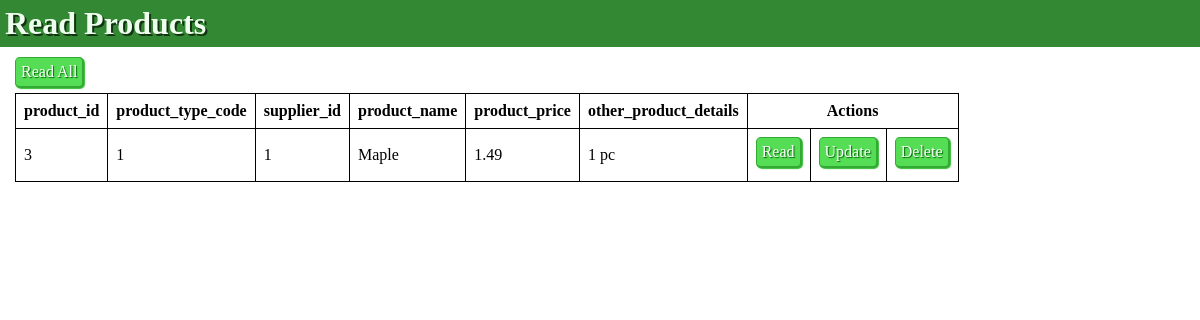
Screenshot of /read_screen.php?id=3 with the database file from the repository.
### tables this page shows
CREATE TABLE `products` (
  `product_id` int(11) NOT NULL,
  `product_type_code` int(11) NOT NULL,
  `supplier_id` int(11) NOT NULL,
  `product_name` varchar(60) NOT NULL,
  `product_price` decimal(6,2) NOT NULL,
  `other_product_details` varchar(40) NOT NULL
);

### php/pdo_database.php (called while the page is built, shortened)
<?php
$servername = "localhost";
$dbname = "stardunks";
$username = "Stardunks";
$password = "";
function DB_connect() {
    global $servername, $dbname, $username, $password;
    return $conn = new PDO("mysql:host=$servername;dbname=$dbname", $username, $password);
}
function DB_ReadIntoAssoc($sql) {
    try {
        $conn = DB_connect();
        $conn->setAttribute(PDO::ATTR_ERRMODE, PDO::ERRMODE_EXCEPTION);
        $stmt = $conn->prepare($sql);
        $stmt->execute();
        $stmt->setFetchMode(PDO::FETCH_ASSOC);
        $endRes = $stmt->fetchAll();
        return $endRes;
    }
    catch(PDOException $e) {
        $conn = null;
        return "Error: " . $e->getMessage();
    }
}
?>

### php/generate_tables.php (the view, shortened to what this page needs)
<?php
function GenerateTableWithButtons($data) {
    function buttons($id) {
        $read   = "<td><a href='read_screen.php?id=$id' class='generatedTableButton'>Read</a></td>";
        $update = "<td><a href='update_screen.php?id=$id' class='generatedTableButton'>Update</a></td>";
        $delete = "<td><a href='php/handle_delete.php?id=$id' class='generatedTableButton'>Delete</a></td>";
        $buttons = $read . $update . $delete;
        return $buttons;
    }
    function head($data) {
        $head = "<thead>";
            foreach ($data as $key => $value) {
                $row = "<tr>";
                    foreach ($value as $k => $v) {
                        $row .= "<th>" . $k . "</th>";
                    }
                    $row .= "<th colspan='3'>Actions</th>";
                $row .= "</tr>";
                $head .= $row;
                break;
            }
        $head .= "</thead>";
        return $head;
    }
    function body($data) {
        $body = "<tbody>";
            foreach ($data as $key => $value) {
                $row = "<tr>";
                    foreach ($value as $k => $v) {
                        $row .= "<td>" . $value[$k] . "</td>";
                    }
                $row .= buttons($value['product_id']);
                $row .= "<tr>";
                $body .= $row;
            }
        $body .= "</tbody>";
        return $body;
    }
    $table = "<table border='1' class='generatedTable'>" .  head($data) . body($data) . "</table>";
    return $table;
}
?>

### css/master.css (style rules this page uses)
html, body { margin: 0px; padding: 0px; width: 100%; }
.generatedTable, .generatedTable tr, .generatedTable tr td, .generatedTable tr th, .generatedTableCreate, .generatedTableCreate tr, .generatedTableCreate tr td, .generatedTableCreate tr th { border-collapse: collapse; border: solid black 1px; }
.generatedTable tr td, .generatedTable tr th, .generatedTableCreate tr th, .generatedTableCreate tr td:first-child { padding: 8px; }
.generatedTableButton { text-decoration: none; display: inline-block; background-color: #5d5; box-shadow: 1px 1px 1px 0px #3b3; border-radius: 5px; border-left: 1px solid #3a3; border-top: 1px solid #3a3; border-right: 2px solid #3a3; border-bottom: 2px solid #3a3; color: white; text-shadow: 1px 1px 1px darkgreen; padding: 5px; margin-bottom: 5px; padding-bottom: 5px; }

### rows the page displays
products: product_id "3", product_type_code "1", supplier "1", product_name "Maple", product_price "1.49", other_product_details "1 pc"

### other values shown
$k "product_id"
$k "product_type_code"
$k "supplier_id"
$k "product_name"
$k "product_price"
$k "other_product_details"
